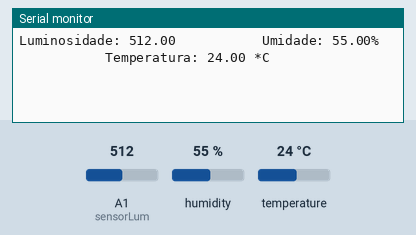
Bench run of a sketch on a simulated Arduino Uno, built with avr-gcc and run on an emulated ATmega328P. On the bench: the last lines printed to the serial monitor. Inputs (shaded band) come from the test bench; at power-on: humidity 55 %, A1 (sensorLum) = 512, temperature 24 °C.

Above: at 1.8 s.
1.9 s: humidity set to 22 %
At 2.9 s:
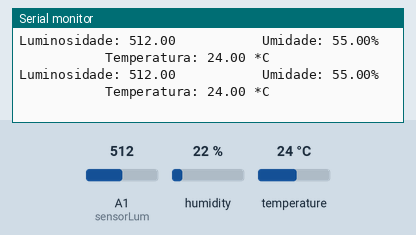
3.4 s: A1 (sensorLum) set to 716
At 4.6 s:
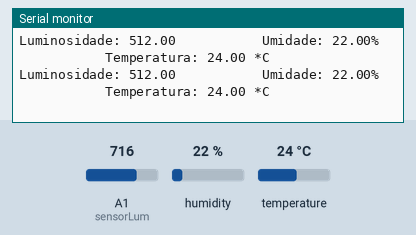
4.9 s: temperature set to 12 °C
At 6.3 s:
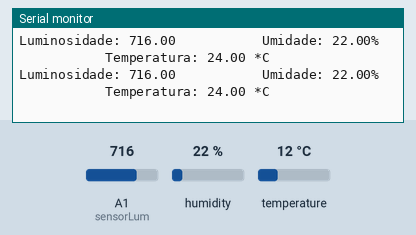
6.4 s: A1 (sensorLum) set to 900
At 7.6 s:
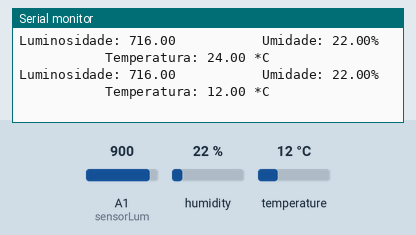
7.9 s: humidity set to 40 %
At 8.5 s:
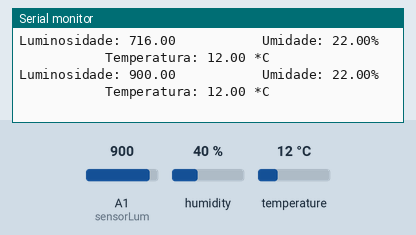
Timing chart, 0 to 10.4 s (numbered marks = the images above; inputs shaded):
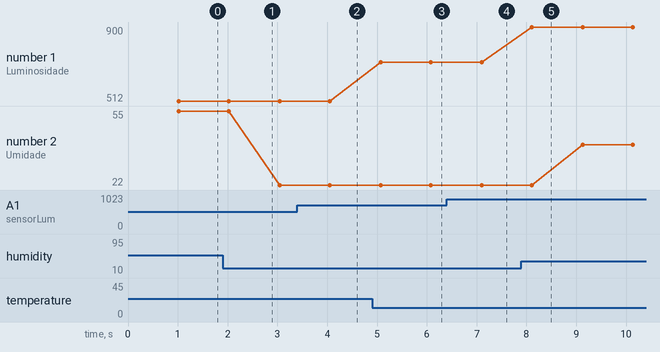

Measured:
- plotted number 2: 55 → 22 after the input at 1.9 s, 22 → 40 after the input at 7.9 s

The sketch:

Sense.ino
```cpp
#include "DHT.h"

//Sensor de luminosidade LDR
int sensorLum = A1;            //Pino analógico em que o sensor de luminosidade está conectado.

//sensor de temperatura e umidade
#define DHTPIN A0              //Pino analogico em que o sensor DHT11 esta conectado
#define DHTTYPE DHT11          //Definindo o tipo do sensor: DHT11
DHT dht(DHTPIN, DHTTYPE);

//Função setup, executado uma vez ao ligar o Arduino.
void setup(){
  //Ativando o serial monitor que eexxibirá os valores lidos no sensor.
  Serial.begin(115200);
  //Iniciando o dht11
  dht.begin();

}

//Função loop, executado enquanto o Arduino estiver ligado.
void loop(){
  //valor da luminosidade.
  float valorSensorLum = analogRead(sensorLum);
  //Valor da Umidade
  float valorSensorUmi = dht.readHumidity();
  //Valor da temperatura
  float valorSensorTemp = dht.readTemperature();

  //Checando alguma falha
  if (isnan(valorSensorUmi) || isnan(valorSensorTemp)) {
    Serial.println("Falha ao ler do DHT11!");
    return;
  }

  //Espera 1 seg para realizar a proxima leitura
  delay(1000);

  //Imprimir os valores
  Serial.print("Luminosidade: ");
  Serial.print(valorSensorLum);
  Serial.print("           ");
  Serial.print("Umidade: ");
  Serial.print(valorSensorUmi);
  Serial.print("%            ");
  Serial.print("Temperatura: ");
  Serial.print(valorSensorTemp);
  Serial.println(" *C ");
}
```
